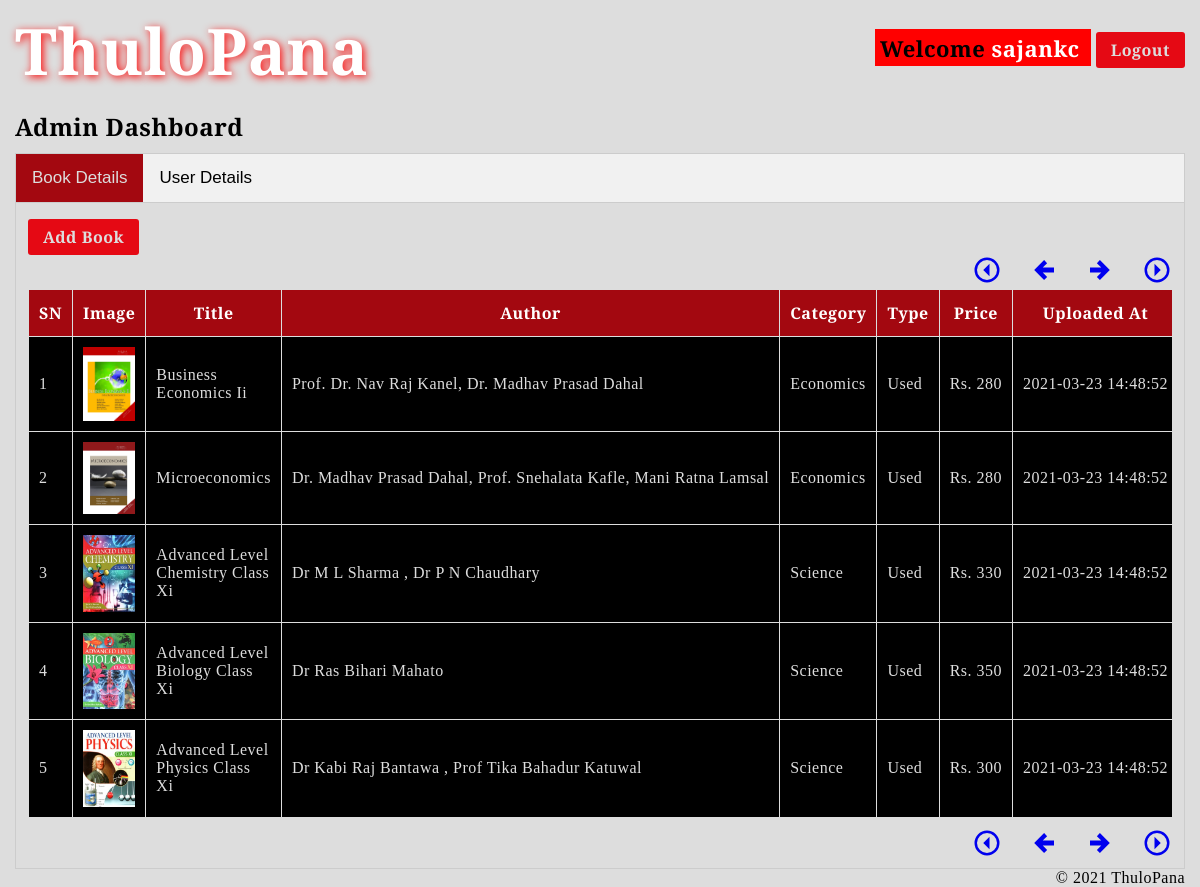
The page /admin/dashboard.php?pageno=6 (signed in) on the database its author committed.
### tables this page shows
CREATE TABLE IF NOT EXISTS `book` (
  `b_id` INT NOT NULL AUTO_INCREMENT,
  `user_id` INT NOT NULL,
  `isbn` VARCHAR(25) NOT NULL,
  `title` VARCHAR(50) NOT NULL,
  `description` LONGTEXT NOT NULL,
  `author` VARCHAR(200) NOT NULL,
  `category` INT NOT NULL,
  `type` VARCHAR(10) NOT NULL,
  `pages` INT NOT NULL,
  `price` INT NOT NULL,
  `image` LONGTEXT NOT NULL,
  `published_year` INT NOT NULL,
  `uploaded_at` TIMESTAMP DEFAULT CURRENT_TIMESTAMP,
  PRIMARY KEY (`b_id`),
  FOREIGN KEY (`category`) REFERENCES category(`c_id`)
) AUTO_INCREMENT = 35;

CREATE TABLE IF NOT EXISTS `category` (
  `c_id` INT NOT NULL AUTO_INCREMENT,
  `c_name` VARCHAR(30) NOT NULL,
  PRIMARY KEY (`c_id`)
) AUTO_INCREMENT = 20;

### admin/dashboard.php (the view, shortened to what this page needs)
<?php
require_once("../includes/dbcon.rec.php");
?>
<!DOCTYPE html>
<html>
<head>
     <?php include_once("includes/head.inc.php");
     ?>
</head>
<body>
     <?php include_once("includes/navbar.inc.php"); ?>
     <div class="container">
          <div>
               <h1 style="margin: 10px 0;"> Admin Dashboard </h1>
          </div>
          <div class="tab">
               <button class="tablinks active" onclick="openData(event,'books');"> Book Details </button>
               <button class="tablinks" onclick="openData(event,'users');"> User Details </button>
          </div>
          <div id="books" class="tabcontent" style="display:block;">
               <div class="dashboard__heading">
                    <a class="btn-all" href="add-book.php"> Add Book </a>
               </div>
               <div style="overflow-x:auto;">
                    <?php include("includes/pagination.inc.php"); ?>
                    <table class="userdetails__table">
                         <tr>
                              <th>SN</th>
                              <th>Image</th>
                              <th>Title</th>
                              <th>Author</th>
                              <th>Category</th>
                              <th>Type</th>
                              <th>Price</th>
                              <th>Uploaded At</th>
                         </tr>
                         <?php $i = 1;
                         foreach ($res_data as $book) {
                         ?>
                              <?php
                              $q = "SELECT c.c_name FROM book b LEFT JOIN category c ON b.category = c.c_id WHERE b.b_id = :bookid";
                              $stmt = $pdo->prepare($q);
                              $stmt->bindParam(':bookid', $book['b_id']);
                              $stmt->execute();
                              $category = $stmt->fetch();
                              ?>
                              <tr>
                                   <td><?php echo $i++; ?></td>
                                   <td class="table__image"><?php echo '<img src="../images/' . $book['image'] . '" />'; ?></td>
                                   <td class="ws__normal"><?php echo ucwords(strtolower($book['title'])) ?></td>
                                   <td><?php echo ucwords(strtolower($book['author'])) ?></td>
                                   <td class="ws__normal"><?php echo ucwords(strtolower($category['c_name'])) ?></td>
                                   <td><?php echo ucwords(strtolower($book['type'])) ?></td>
                                   <td><?php echo "Rs. " . $book['price'] ?></td>
                                   <td><?php echo $book['uploaded_at'] ?></td>
                              </tr>
                         <?php } ?>
                    </table>
                    <?php include("includes/pagination.inc.php"); ?>
               </div>
          </div>
     </div>
     <?php require_once("includes/footer.inc.php"); ?>
</body>
</html>

### admin/css/style.css (style rules this page uses)
* { margin: 0; padding: 0; box-sizing: border-box; }
html { --primary: #ddd; --secondary: #000; --red: #e50914; --dark-red: #a30810; scroll-behavior: smooth; }
body { font-family: "EB Garamond", serif; background-color: var(--primary); font-size: 1rem; font-weight: 400; letter-spacing: 0.5px; }
h1, h2, h3, h4, h5 { color: var(--secondary); font-weight: 700; }
h1 { font-size: 1.5rem; }
a { text-decoration: none; }
img { max-width: 100%; object-fit: cover; display: block; }
button { border: none; }
.btn-all { background-color: var(--red); font-weight: 700; border-radius: 3px; padding: 7px 15px; min-width: 80px; text-align: center; display: inline-block; -webkit-transition: all ease-in-out 0.3s; transition: all ease-in-out 0.3s; }
.btn-all, .btn-all a { color: #ddd; }
.container { max-width: 1220px; margin: 0 auto; padding: 0 15px; }
.dashboard__heading { display: flex; justify-content: space-between; margin-top: 10px; }
.userdetails__table { width: 100%; border-collapse: collapse; margin: 10px 0; color: var(--primary); background-color: var(--secondary); }
.userdetails__table th, .userdetails__table td { border: 1px solid var(--primary); padding: 10px; white-space: nowrap; }
.userdetails__table th { padding-top: 12px; padding-bottom: 12px; background-color: var(--dark-red); color: white; }
.ws__normal { white-space: normal !important; }
.table__image { max-width: 100px; }
.tab { overflow: hidden; border: 1px solid #ccc; background-color: #f1f1f1; }
.tab button { background-color: inherit; float: left; border: none; outline: none; cursor: pointer; padding: 14px 16px; transition: 0.3s; font-size: 17px; }
.tab button.active { background-color: var(--dark-red); color: var(--primary); }
.tabcontent { display: none; padding: 6px 12px; border: 1px solid #ccc; border-top: none; }

### rows shown on the page
book: image (picture), title "Business Economics Ii", author "Prof. Dr. Nav Raj Kanel, Dr. Madhav Prasad Dahal", category.c_name "Economics", type "Used", price "280", uploaded_at "2021-03-23 14:48:52"
book: image (picture), title "Microeconomics", author "Dr. Madhav Prasad Dahal, Prof. Snehalata Kafle, Mani Ratna Lamsal", category.c_name "Economics", type "Used", price "280", uploaded_at "2021-03-23 14:48:52"
book: image (picture), title "Advanced Level Chemistry Class Xi", author "Dr M L Sharma , Dr P N Chaudhary", category.c_name "Science", type "Used", price "330", uploaded_at "2021-03-23 14:48:52"
book: image (picture), title "Advanced Level Biology Class Xi", author "Dr Ras Bihari Mahato", category.c_name "Science", type "Used", price "350", uploaded_at "2021-03-23 14:48:52"
book: image (picture), title "Advanced Level Physics Class Xi", author "Dr Kabi Raj Bantawa , Prof Tika Bahadur Katuwal", category.c_name "Science", type "Used", price "300", uploaded_at "2021-03-23 14:48:52"

### other values the page prints
$logged_user "sajankc"
